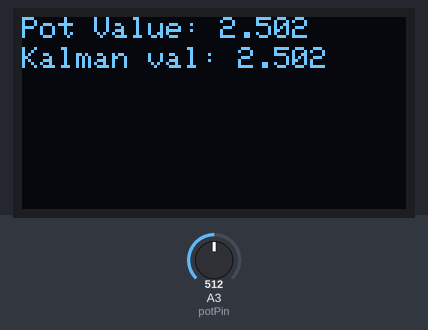
The sketch below on a simulated Arduino Uno, built with avr-gcc and run on an emulated ATmega328P. Parts: 128×64 one-colour display. Inputs (shaded band) come from the test bench; at power-on: A3 (potPin) = 512. The display library's start-up logo is not drawn.

Above: at 3.2 s.
3.3 s: A3 (potPin) set to 716
At 3.49 s:
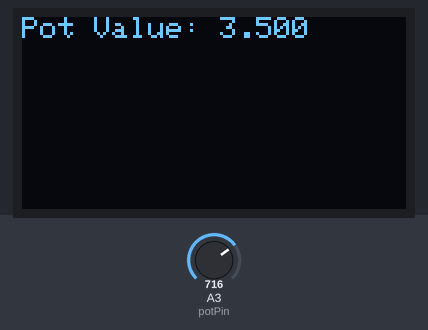
4.8 s: A3 (potPin) set to 900
At 5.05 s:
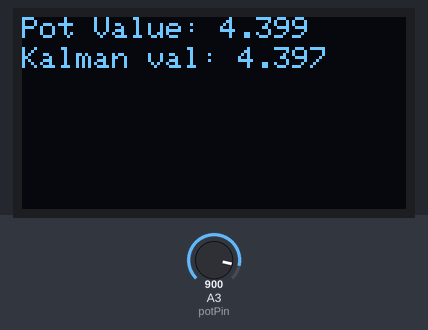
6.3 s: A3 (potPin) set to 1023
At 6.61 s:
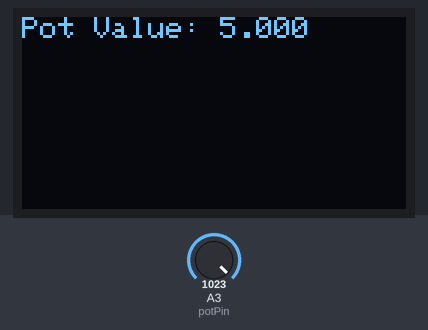
Timing chart, 0 to 9.3 s (numbered marks = the images above; inputs shaded):
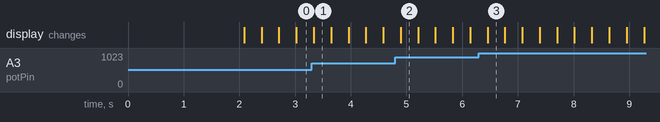

The sketch:

Kalman.ino
```cpp
#include <SPI.h>
#include <Wire.h>
#include <Adafruit_GFX.h>
#include <Adafruit_SSD1306.h>

#define SCREEN_WIDTH 128
#define SCREEN_HEIGHT 64

#define OLED_RESET     -1
#define SCREEN_ADDRESS 0x3C

Adafruit_SSD1306 display(SCREEN_WIDTH, SCREEN_HEIGHT, &Wire, OLED_RESET);

struct KalmanResult {
 float x;
 float P;
 float x_next;
 float P_next;
};

int potPin = A3;

float x_prev = 2.5;
float P_prev = 1;

float R = 0.001;
float Q = 0;

float digital_to_voltage(float digital){
 float voltage = (digital * 5)/1023;
 return voltage;
}

void setup() {
 if(!display.begin(SSD1306_SWITCHCAPVCC, SCREEN_ADDRESS)) {
   Serial.println(F("SSD1306 allocation failed"));
   for(;;);
 }
 display.display();
 delay(2000);
 display.clearDisplay();
}

void loop() {

 float potValue = analogRead(potPin);
 float potVoltage = digital_to_voltage(potValue);

 display.clearDisplay();
 display.setCursor(0, 0);
 display.setTextSize(1);
 display.setTextColor(SSD1306_WHITE);


 display.print("Pot Value: ");
 display.print(potVoltage, 3);

 display.display();

 //printing kalman result
 KalmanResult result = KalmanFilter(x_prev, P_prev, potVoltage);

 float x = result.x;
 float P = result.P;
 //we use prev here for the next value
 float x_prev = result.x_next;
 float P_prev = result.P_next;

 display.setCursor(0, 10);
 display.print("Kalman val: ");
 display.print(x, 3);

 display.display();


}


/* K = Kalman gain,
  x = Estimation of potVoltage
  P = Covariance
  z = Meausurement (potVoltage value itself,
                   this is the measured value of potentiometer
                   voltage, and has some fluctuation.)
  Subscript prev means the projected estimate from the previous loop.
  Subscript next means the projected estimate in this loop for the next loop.
*/
KalmanResult KalmanFilter(float x_prev, float P_prev, float z){
 KalmanResult result;
 float K = P_prev / (P_prev + R);
 result.x = x_prev + K * (z - x_prev);
 result.P = (1- K) * P_prev;
 result.x_next = result.x;
 result.P_next = result.P + Q;
 return result;
}
```

Measured:
- after the input at 3.3 s, the display: changes at once (image 1)
- after the input at 4.8 s, the display: changes after 0.10 s (image 2)
- after the input at 6.3 s, the display: changes after 0.15 s (image 3)
